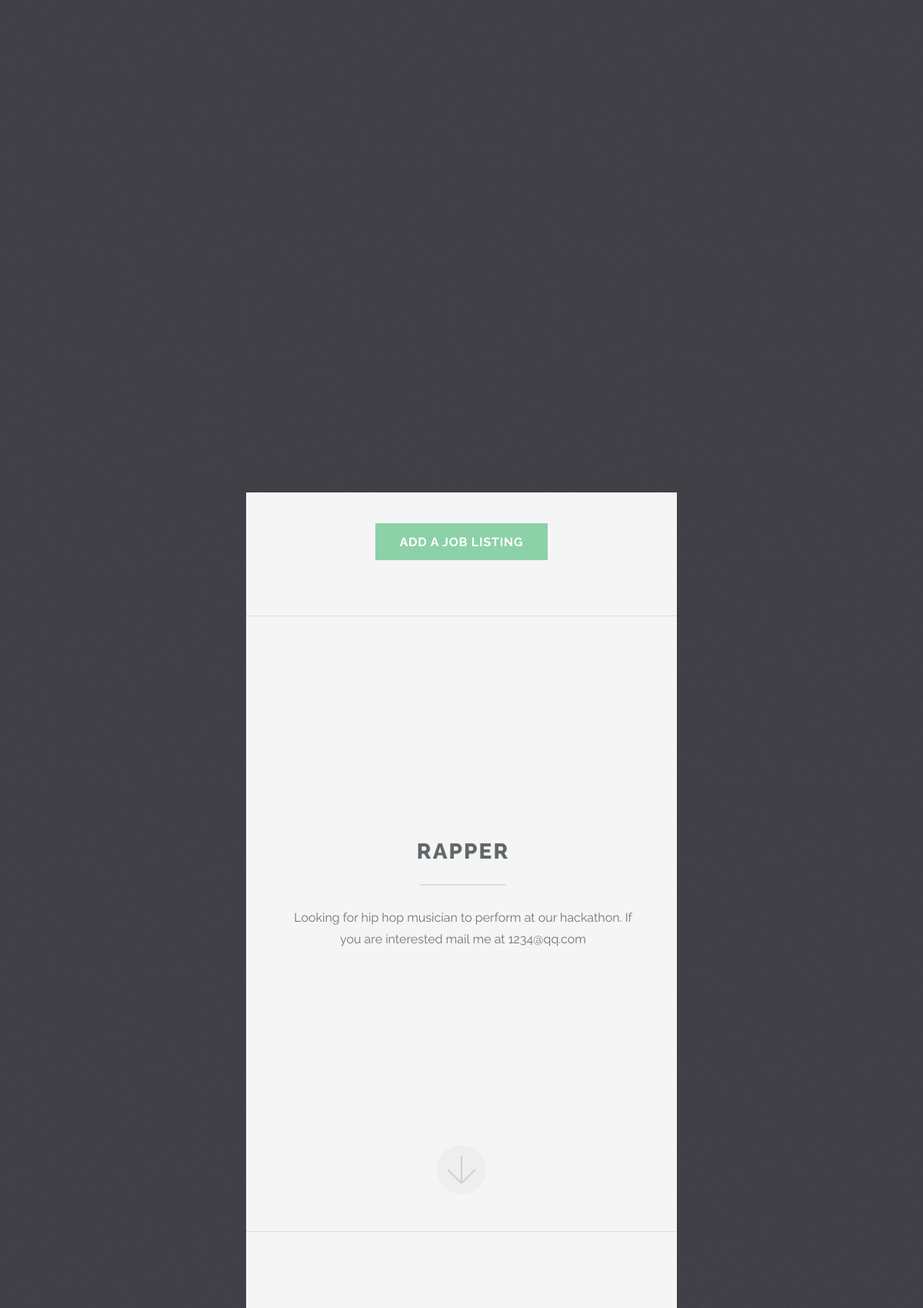
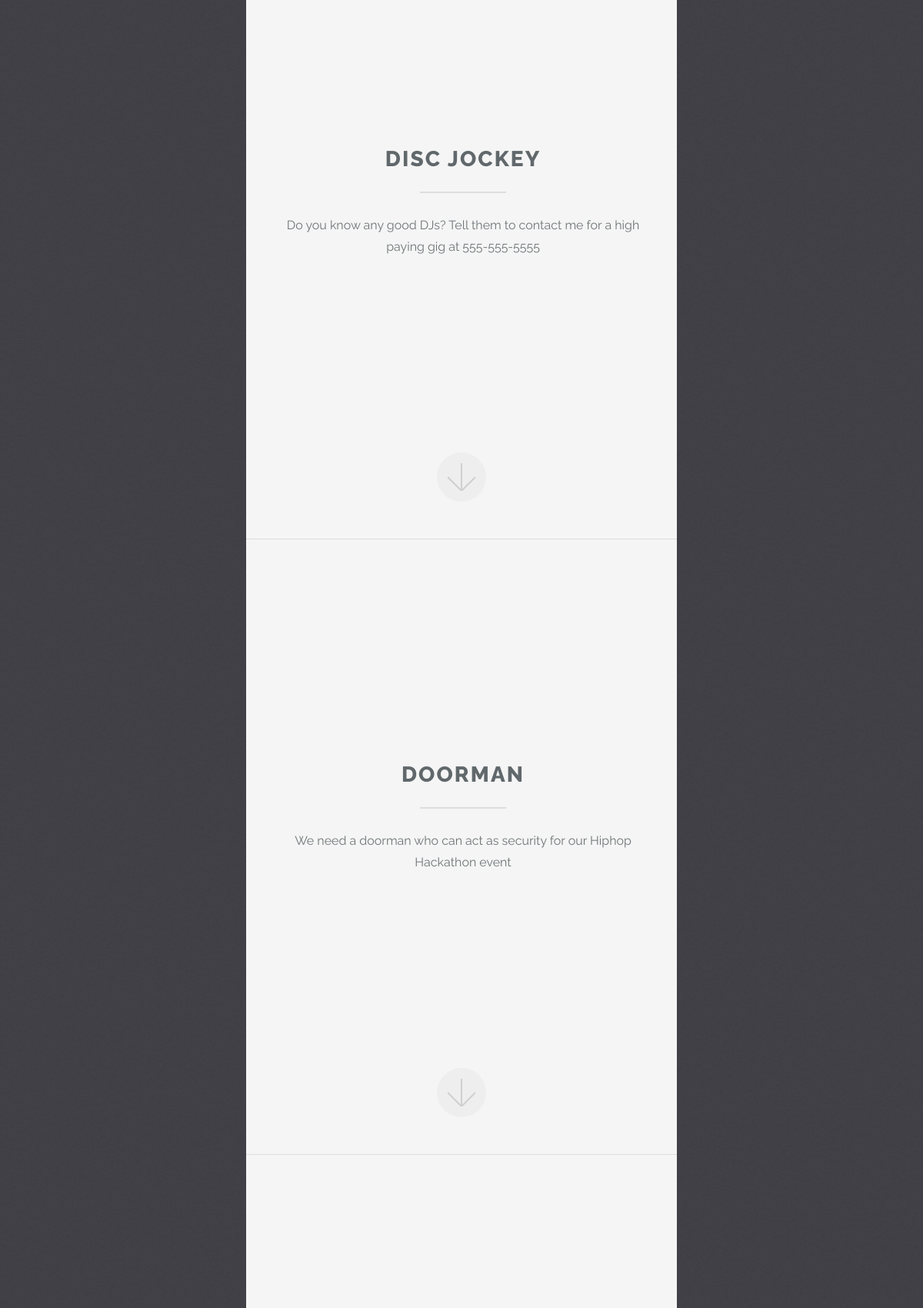
The page / (upper part) on the database its author committed (2 pictures, top to bottom).
### jobs_app/models.py (models this page shows)
class JobListing(Model):
    title=TextField(null=True,blank=True)
    description=TextField(null=True,blank=True)

### jobs_app/views.py (the view, shortened to what this page needs)
# urls.py: 2. Add a URL to urlpatterns:  path('', views.home, name='home')
def home(request):
    job_listings=JobListing.objects.all()
    context={'job_listings':job_listings}
    return render(request,"jobs_app/index.html",context)

### jobs_app/templates/jobs_app/index.html (shortened to what this page needs)
{% load static %}
<!DOCTYPE HTML>
<html>
	<head>
		<link rel="stylesheet" href="{% static 'jobs_app/assets/css/main.css' %}" />
	</head>
	<body class="is-preload">
			<section id="header">
				<div class="container">
					<ul class="actions special">
						<li><a onclick=showPostForm() href="#post_form" class="button primary scrolly">Add a Job Listing</a></li>
					</ul>
				</div>
			</section>
			{% for listing in job_listings %}
			<section id="one" class="main special">
				<div class="container">
					<div class="content">
						<header class="major">
							<h2>{{listing.title}}</h2>
						</header>
						<p>{{listing.description}}</p>
					</div>
					<a href="#two" class="goto-next scrolly">Next</a>
				</div>
			</section>
			{% endfor %}
	</body>
</html>

### rows shown on the page
JobListing: title "RAPPER", description "Looking for hip hop musician to perform at our hackathon. If you are interested mail me at 1234@qq.com"
JobListing: title "DISC JOCKEY", description "Do you know any good DJs? Tell them to contact me for a high paying gig at 555-555-5555"
JobListing: title "DOORMAN", description "We need a doorman who can act as security for our Hiphop Hackathon event"
